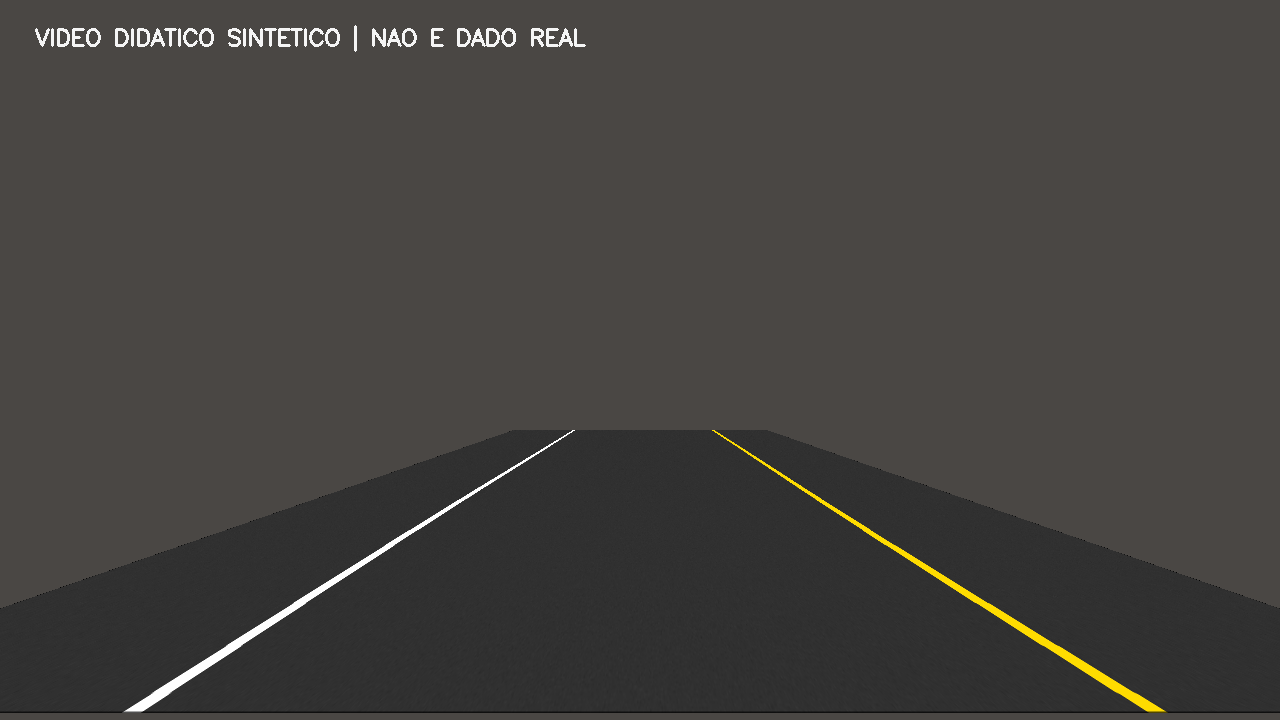
#> input picture scripts_aula/Deteccao_Faixas_Independentes/dados/estrada_sintetica.png, 1280 x 720 px
$ python 13_regiao_interesse.py
#> lines starting #> are read from the running program, lines starting #| are printed output that depends on the picture; after the words box and inside, x2 and y2 are one past the last pixel; in counts of white or black regions, pixels touching at a corner belong together
"""EXEMPLO 13/32 - Limitar analise a regiao de interesse (ROI)

OBJETIVO: Limitar analise a regiao de interesse (ROI).
COMO FUNCIONA: Cria mascara de poligono trapezoidal e elimina pixels fora da via.
ENTRADA: dados/estrada_sintetica.png (amostra didatica sintetica).
SAIDA ESPERADA: saida/13_regiao_interesse.png com ROI e imagem recortada.
COMO EXECUTAR: python exemplos/13_regiao_interesse.py
EXPERIMENTE: Altere uma das coordenadas do trapezio.
DEPENDENCIAS: cv2, numpy; nao importa nenhum outro arquivo .py.
"""

from pathlib import Path
import cv2
import numpy as np

# Os caminhos sao relativos a este arquivo, nao ao diretorio do Colab.
RAIZ = Path(__file__).resolve().parent.parent
CAMINHO_IMAGEM = RAIZ / "dados" / "estrada_sintetica.png"
PASTA_SAIDA = RAIZ / "saida"
PASTA_SAIDA.mkdir(parents=True, exist_ok=True)

# Leitura real de um arquivo PNG com OpenCV.
imagem = cv2.imread(str(CAMINHO_IMAGEM))
#> imagem is the input picture: shape (720, 1280, 3); mean B, G, R 63.3, 66.2, 68.4
if imagem is None:
    raise FileNotFoundError(f"Nao foi possivel ler: {CAMINHO_IMAGEM}")
altura, largura = imagem.shape[:2]
#> altura = 720; largura = 1280

def montar_painel(*pares):
    """Monta comparacoes lado a lado; cada par e (legenda, imagem)."""
    quadrinhos = []
    for legenda, img in pares:
        if img.ndim == 2:
            img = cv2.cvtColor(img, cv2.COLOR_GRAY2BGR)
        vista = cv2.resize(img, (640, 360))
        cv2.rectangle(vista, (0, 0), (640, 40), (22, 31, 45), -1)
        cv2.putText(vista, legenda, (15, 28),
                    cv2.FONT_HERSHEY_SIMPLEX, 0.75, (255, 255, 255), 2)
        quadrinhos.append(vista)
    if len(quadrinhos) == 2:
        return np.hstack(quadrinhos)
    if len(quadrinhos) == 4:
        return np.vstack((np.hstack(quadrinhos[:2]),
                          np.hstack(quadrinhos[2:])))
    raise ValueError("Use exatamente dois ou quatro quadros.")

vertices = np.array([[130, 710], [570, 430], [710, 430], [1150, 710]], dtype=np.int32)
mascara_roi = np.zeros((altura, largura), dtype=np.uint8)
cv2.fillPoly(mascara_roi, [vertices], 255)
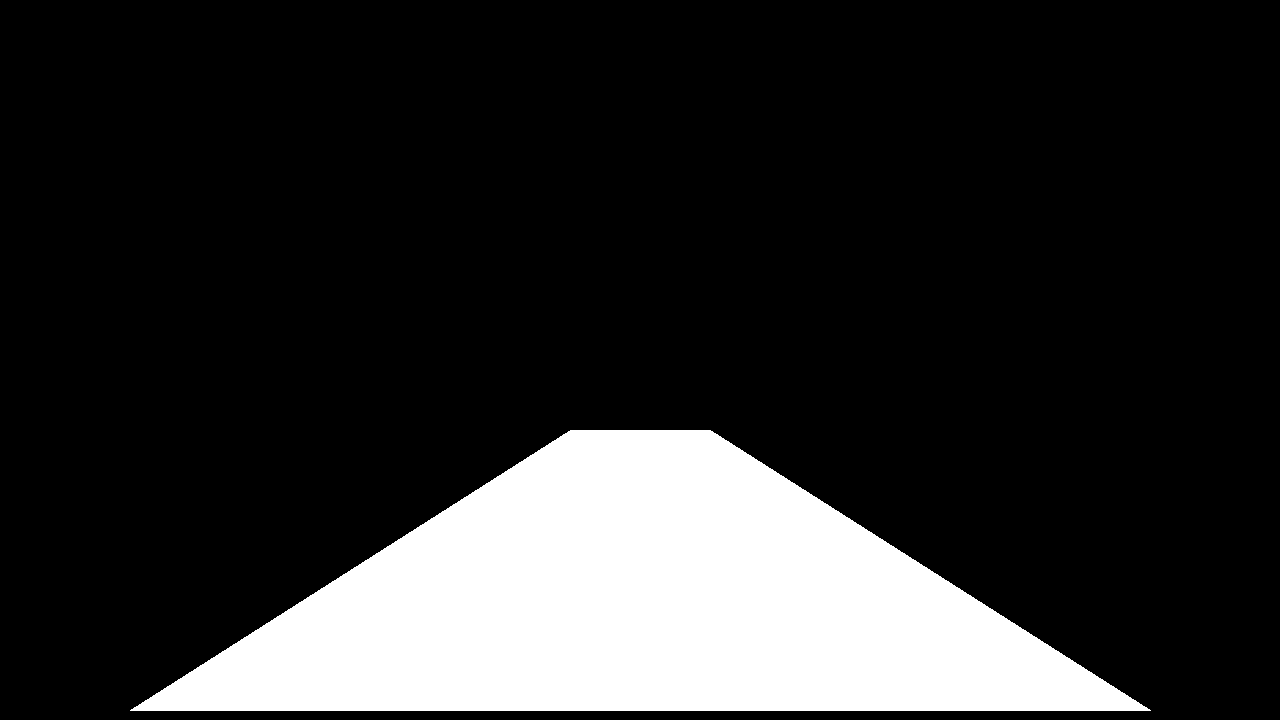
#> mascara_roi: shape (720, 1280); 17.7% white; 1 white region, box (x1, y1, x2, y2) and area: (130, 430, 1151, 711) 163421
recorte = cv2.bitwise_and(imagem, imagem, mask=mascara_roi)
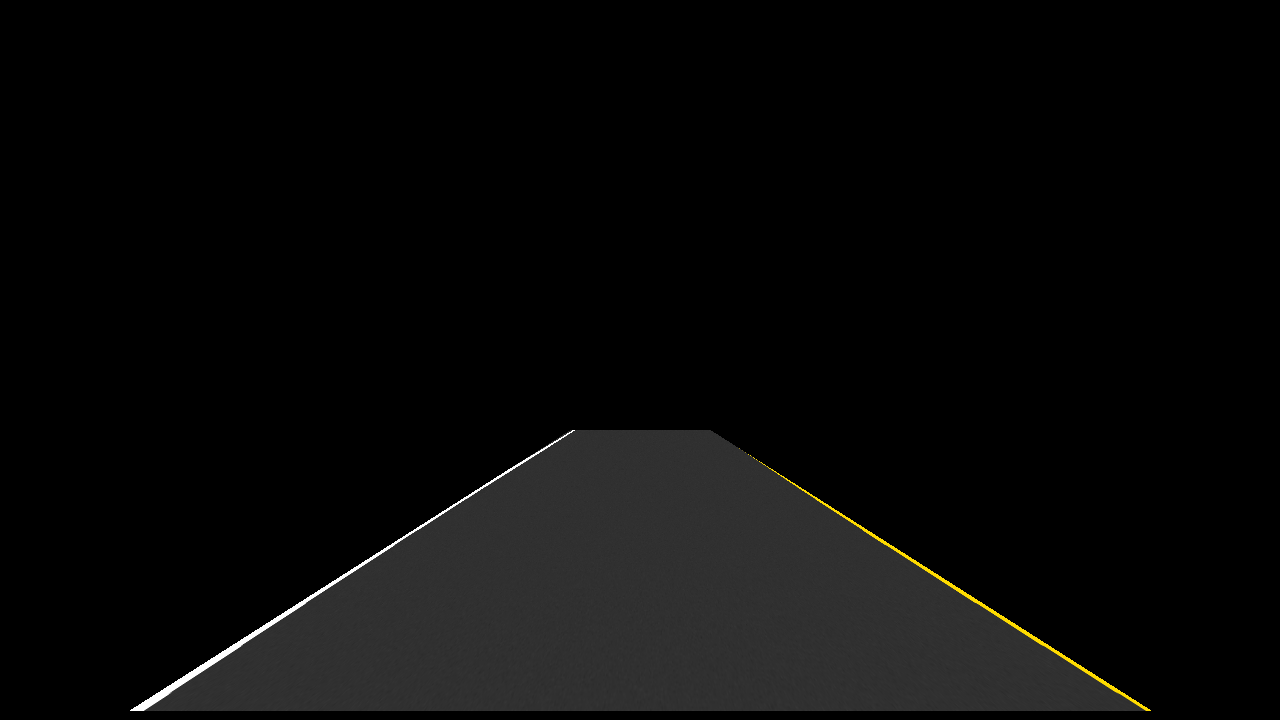
#> recorte: shape (720, 1280, 3); mean B, G, R 8.9, 9.2, 9.3
desenho = imagem.copy()
cv2.polylines(desenho, [vertices], True, (30, 240, 255), 5)
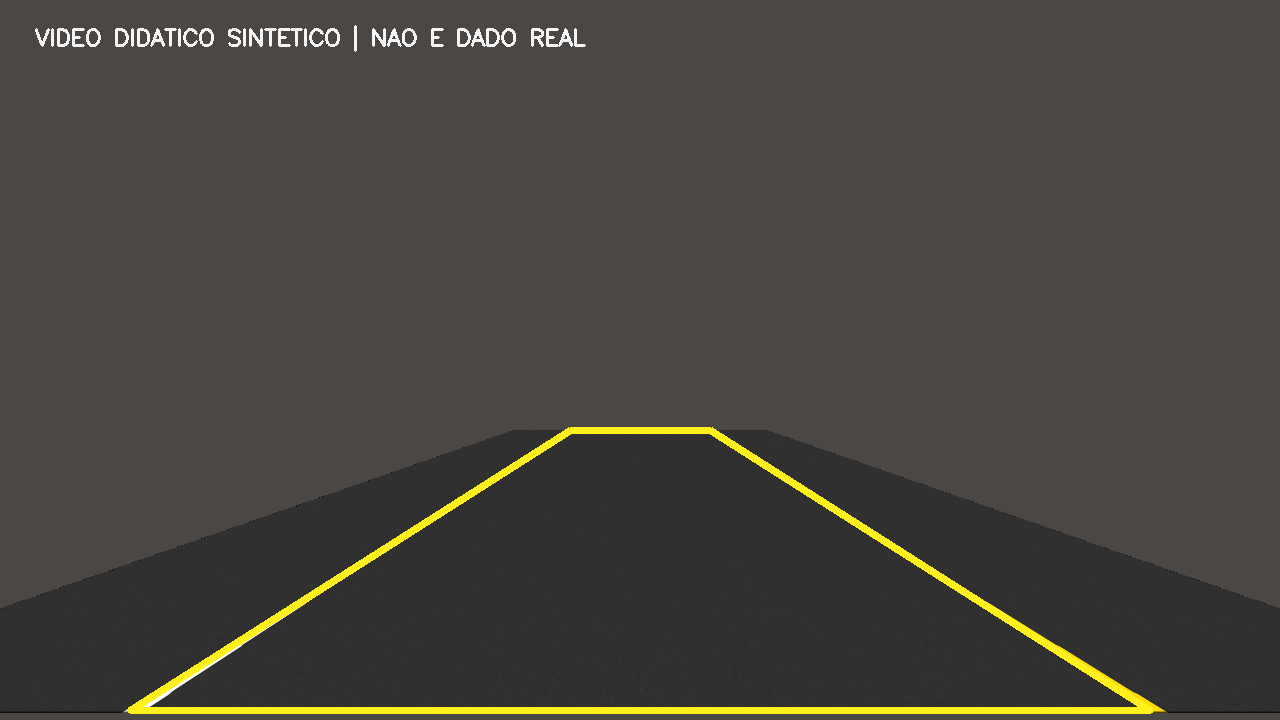
#> desenho: shape (720, 1280, 3); 1.7% of pixels changed, all inside (x1, y1, x2, y2) = (127, 427, 1154, 714)
cv2.imwrite(str(PASTA_SAIDA / "13_regiao_interesse.png"),
            montar_painel(("Trapezio da ROI", desenho), ("Somente ROI", recorte)))
#> after the loop in montar_painel, `for legenda, img in pares:`:
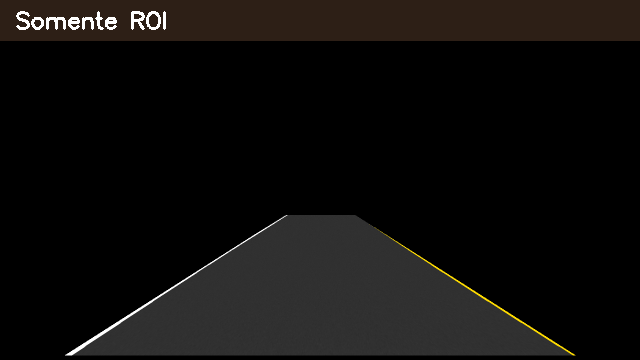
#> vista: shape (360, 640, 3); mean B, G, R 12.5, 13.8, 15.4
#> after the loop in montar_painel, `for legenda, img in pares:`: quadrinhos = 2 items
#> in montar_painel, `return np.hstack(quadrinhos)`:
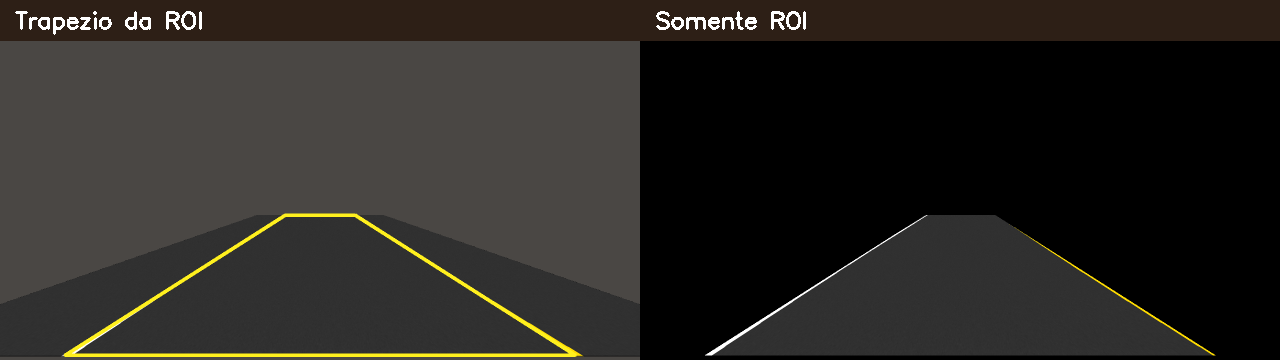
#> returned value: shape (360, 1280, 3); mean of channels 0, 1, 2 35.2, 39.1, 41.6; drawn as B, G, R
